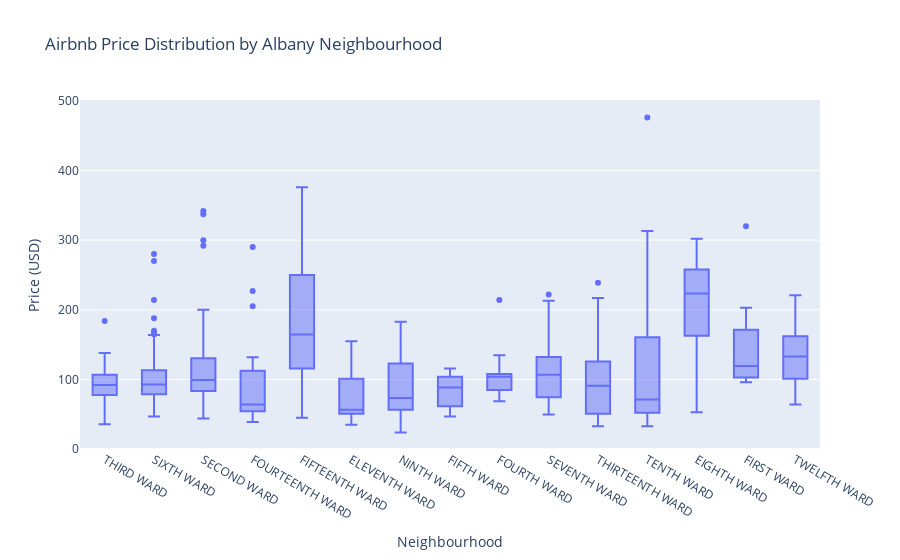

Notebook source saved alongside this figure:
### Code cell
df_filtered = df[df['price'] < 500]

fig = px.box(df_filtered,
             x='neighbourhood',
             y='price',
             title="Airbnb Price Distribution by Albany Neighbourhood",
             labels={'neighbourhood': 'Neighbourhood', 'price': 'Price (USD)'})
fig.show()

### Figure 1 — Plotly figure (JSON) as saved in the notebook; plotly's stock layout.template omitted (floating-point values rounded to 4 significant figures; data arrays with more than 128 entries replaced by an {"elided": "..."} marker saying what was removed)
{"data": [{"alignmentgroup": "True", "hovertemplate": "Neighbourhood=%{x}<br>Price (USD)=%{y}<extra></extra>", "legendgroup": "", "marker": {"color": "#636efa"}, "name": "", "notched": false, "offsetgroup": "", "orientation": "v", "showlegend": false, "type": "box", "x": {"elided": "409 str values"}, "x0": " ", "xaxis": "x", "y": {"elided": "409 float values"}, "y0": " ", "yaxis": "y"}], "layout": {"boxmode": "group", "legend": {"tracegroupgap": 0}, "title": {"text": "Airbnb Price Distribution by Albany Neighbourhood"}, "xaxis": {"anchor": "y", "domain": [0, 1], "title": {"text": "Neighbourhood"}}, "yaxis": {"anchor": "x", "domain": [0, 1], "title": {"text": "Price (USD)"}}}}
